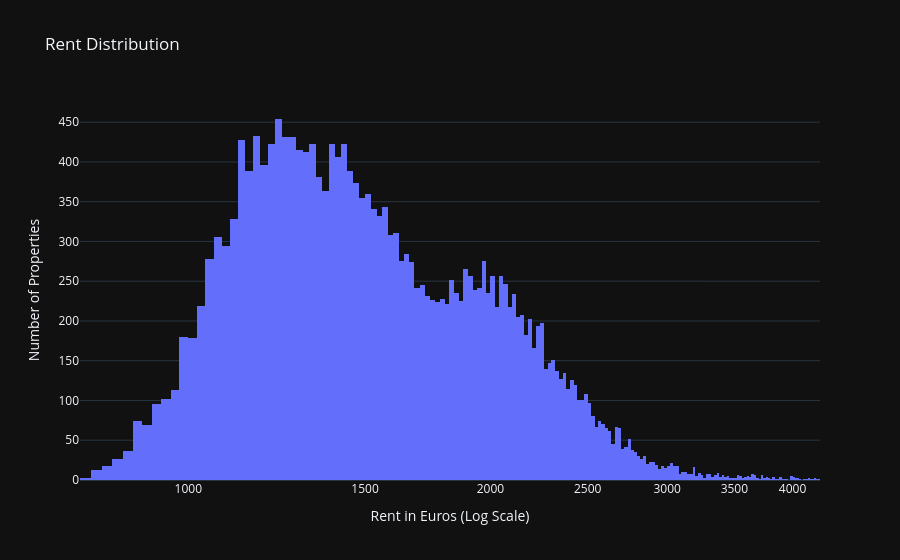

Notebook code cell kept with this figure:
### Code cell
fig =px.histogram(df, x='rent_euro', title="Rent Distribution", template="plotly_dark", log_x=True, labels={"rent_euro": "Rent in Euros (Log Scale)"})
fig.update_layout(yaxis_title="Number of Properties")

### Figure 1 — Plotly figure (JSON) as saved in the notebook; plotly's stock layout.template omitted (floating-point values rounded to 4 significant figures; data arrays with more than 128 entries replaced by an {"elided": "..."} marker saying what was removed)
{"data": [{"bingroup": "x", "hovertemplate": "Rent in Euros (Log Scale)=%{x}<br>count=%{y}<extra></extra>", "legendgroup": "", "marker": {"color": "#636efa", "pattern": {"shape": ""}}, "name": "", "orientation": "v", "showlegend": false, "type": "histogram", "x": {"elided": "22484 float values"}, "xaxis": "x", "yaxis": "y"}], "layout": {"barmode": "relative", "legend": {"tracegroupgap": 0}, "title": {"text": "Rent Distribution"}, "xaxis": {"anchor": "y", "domain": [0, 1], "title": {"text": "Rent in Euros (Log Scale)"}, "type": "log"}, "yaxis": {"anchor": "x", "domain": [0, 1], "title": {"text": "Number of Properties"}}}}
